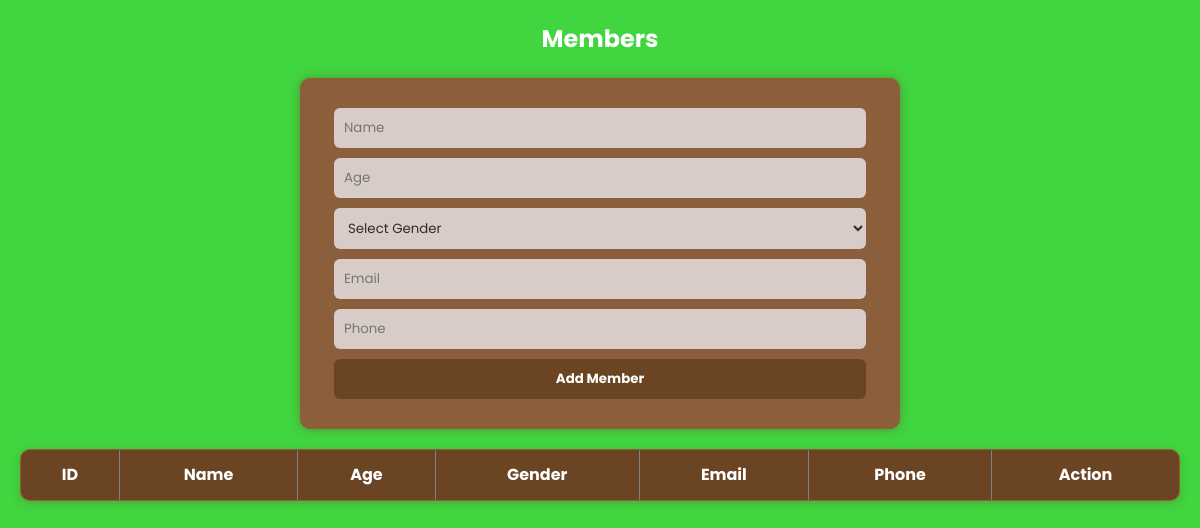
Page /members.php on the earlier database version.
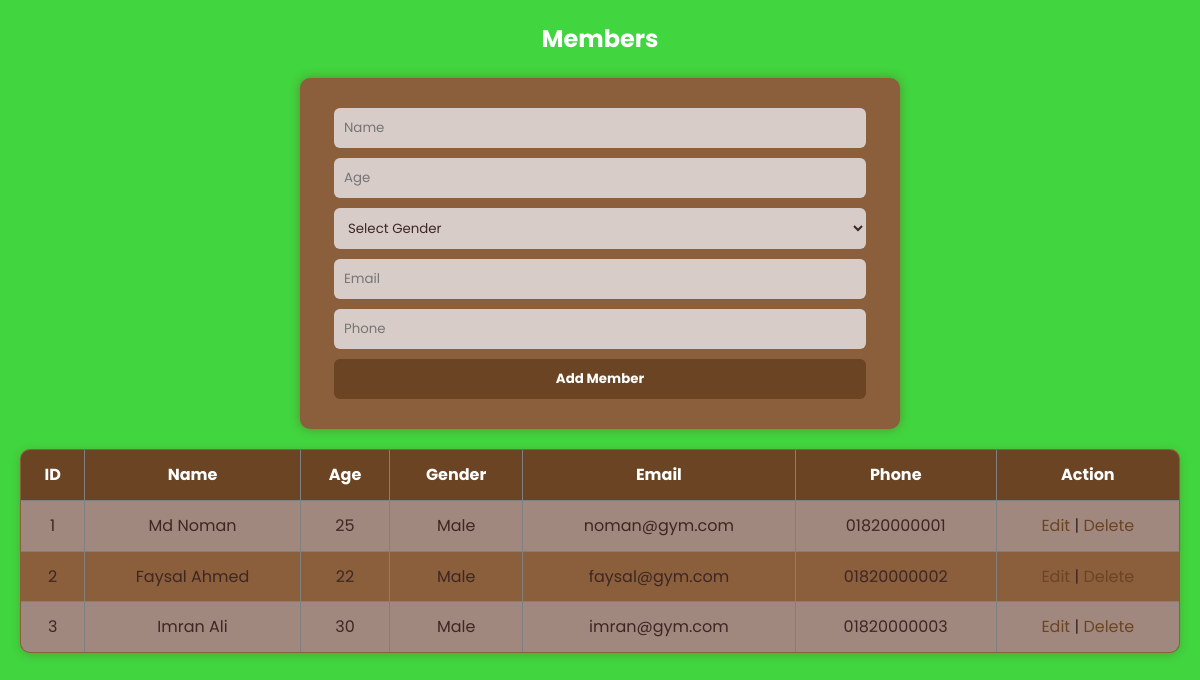
Same page on the later database version.
### tables this page shows
CREATE TABLE members (
    member_id INT AUTO_INCREMENT PRIMARY KEY,
    name VARCHAR(100) NOT NULL,
    age INT,
    gender ENUM('Male','Female','Other'),
    email VARCHAR(100) NOT NULL UNIQUE,
    phone VARCHAR(15) NOT NULL UNIQUE
);

### members.php (the view, shortened to what this page needs)
<?php
include 'config.php';
$id = $name = $age = $gender = $email = $phone = "";
$edit_mode = false;
$result = $conn->query("SELECT * FROM members ORDER BY member_id ASC");
?>
<!DOCTYPE html>
<html lang="en">
<head>
<link rel="stylesheet" href="style.css">
</head>
<body>
<h2>Members</h2>
<form method="POST">
    <input type="text" name="name" placeholder="Name" value="<?= $name ?>" required>
    <input type="number" name="age" placeholder="Age" value="<?= $age ?>">
    <select name="gender">
        <option value="">Select Gender</option>
    </select>
    <input type="email" name="email" placeholder="Email" value="<?= $email ?>" required>
    <input type="text" name="phone" placeholder="Phone" value="<?= $phone ?>" required>
    <button type="submit" name="save"><?= $edit_mode ? "Update Member" : "Add Member" ?></button>
</form>
<table border="1" cellpadding="5">
<tr>
<th>ID</th>
<th>Name</th>
<th>Age</th>
<th>Gender</th>
<th>Email</th>
<th>Phone</th>
<th>Action</th>
</tr>
<?php while($row = $result->fetch_assoc()) { ?>
<tr>
<td><?= $row['member_id'] ?></td>
<td><?= $row['name'] ?></td>
<td><?= $row['age'] ?></td>
<td><?= $row['gender'] ?></td>
<td><?= $row['email'] ?></td>
<td><?= $row['phone'] ?></td>
<td>
    <a href="?edit=<?= $row['member_id'] ?>">Edit</a> |
    <a href="?delete=<?= $row['member_id'] ?>" onclick="return confirm('Are you sure?')">Delete</a>
</td>
</tr>
<?php } ?>
</table>
</body>
</html>

### style.css (style rules this page uses)
* { margin: 0; padding: 0; box-sizing: border-box; font-family: "Poppins", sans-serif; }
body { background: #41d53f; color: #3e2723; line-height: 1.6; padding: 20px; }
h1, h2 { color: #ffffff; text-align: center; margin-bottom: 20px; }
a { color: #6b4423; text-decoration: none; transition: 0.3s; }
form { margin: 20px auto; padding: 20px; max-width: 600px; background: #8b5e3c; border-radius: 10px; box-shadow: 0px 0px 10px rgba(107,68,35,0.5); }
form input, form select, form button { display: block; width: 95%; margin: 10px auto; padding: 10px; border-radius: 6px; border: none; }
form input, form select { background: #d7ccc8; color: #3e2723; }
form button { background: #6b4423; color: #fff; font-weight: bold; cursor: pointer; transition: 0.3s; }
table { width: 100%; border-collapse: collapse; margin-top: 20px; background: #8b5e3c; border-radius: 10px; overflow: hidden; box-shadow: 0 2px 8px rgba(107,68,35,0.3); }
table th, table td { padding: 12px; text-align: center; }
table th { background: #6b4423; color: #fff; }
table tr:nth-child(even) { background: #a1887f; }

Differences in the rows shown:
added members: member_id "1", name "Md Noman", age "25", gender "Male", email "noman@gym.com", phone "01820000001"
added members: member_id "2", name "Faysal Ahmed", age "22", gender "Male", email "faysal@gym.com", phone "01820000002"
added members: member_id "3", name "Imran Ali", age "30", gender "Male", email "imran@gym.com", phone "01820000003"
